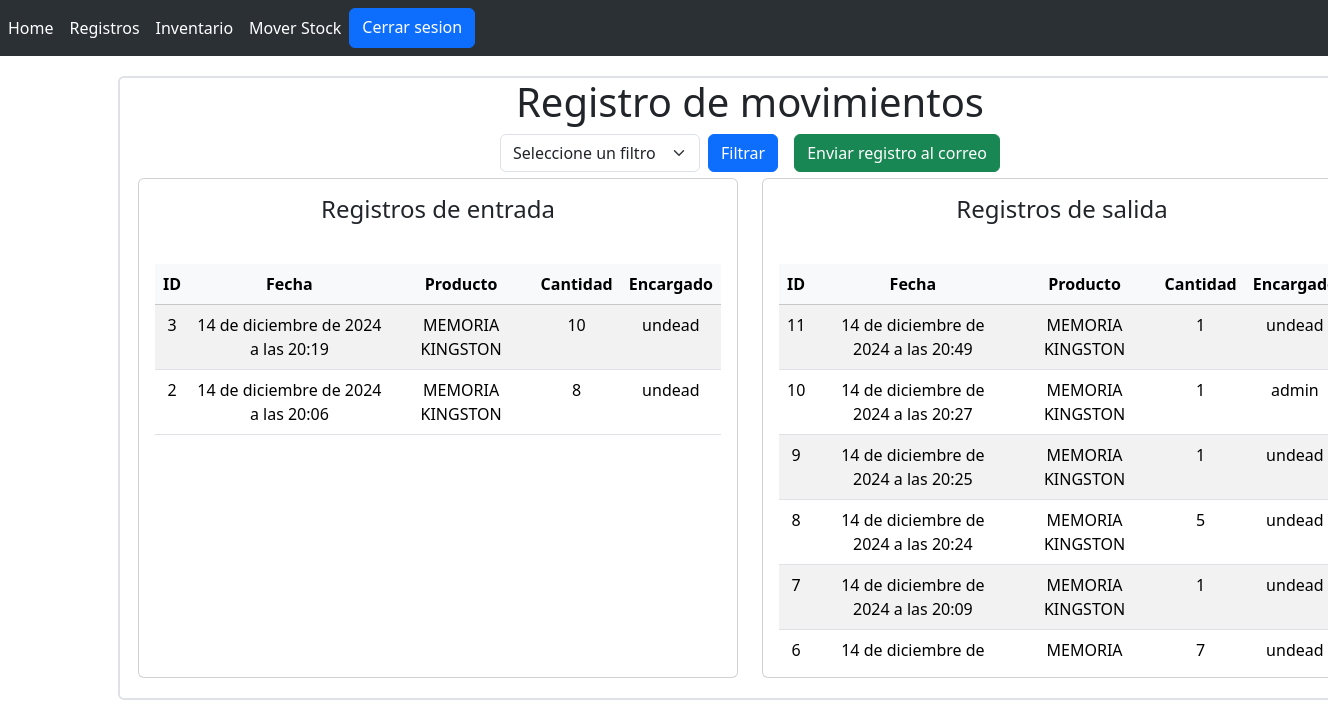
The page /records (signed in) on the database its author committed.
### crud/models.py (models this page shows, shortened)
class addMovements(models.Model):
    addmov_id=models.AutoField(primary_key=True)
    addmov_date=models.DateTimeField(auto_now_add=True)
    addmov_prodQuantity=models.PositiveIntegerField()
    product=models.ForeignKey(product, on_delete=models.CASCADE, verbose_name=("product"), default=1)
    incharge=models.ForeignKey(Profile, on_delete=models.CASCADE, verbose_name=("profile"), default=1)

class product(models.Model):
    product_id=models.AutoField(primary_key=True)
    product_name=models.CharField(max_length=50)
    product_image=models.ImageField()
    product_stock=models.PositiveIntegerField()
    product_price=models.PositiveIntegerField()
    product_desc=models.CharField(max_length=50)
    storage=models.ForeignKey(storage, on_delete=models.CASCADE, verbose_name=("storage"), default=1)

class removeMovements(models.Model):
    removemov_id=models.AutoField(primary_key=True)
    removemov_date=models.DateTimeField(auto_now_add=True)
    removemov_prodQuantity=models.PositiveIntegerField()
    product=models.ForeignKey(product, on_delete=models.CASCADE, verbose_name=("product"), default=1)
    incharge=models.ForeignKey(Profile, on_delete=models.CASCADE, verbose_name=("profile"), default=1)

### registerlogin/models.py (models this page shows, shortened)
class Profile(models.Model):
    user=models.OneToOneField(User, on_delete=models.CASCADE, related_name="profile",verbose_name="Usuario")
    image=models.ImageField(default="users/usuario_defecto.jpg", upload_to="users/",verbose_name="Imagen de perfil")
    rut=models.CharField(max_length=12,null=True,blank=True,verbose_name="Rut")
    name=models.CharField(max_length=50,null=True,blank=True,verbose_name="Nombre")
    email=models.EmailField(max_length=254, verbose_name="Correo")
    telephone=models.CharField(max_length=150,null=True,blank=True,verbose_name="Telefono")
    class Meta:
        verbose_name="perfil"
        verbose_name_plural="perfiles"
        ordering=["-id"]

### core/views.py (the view, shortened to what this page needs)
# urls.py: path('records', viewscore.records, name='records'),
def records(request):
    period=request.GET.get("periodoftime")
    if period=="day":
        today = datetime.now()
        period_start = datetime.combine(today.date(), datetime.min.time())  # 00:00:00
        period_end = datetime.combine(today.date(), datetime.max.time())    # 23:59:59
        recordsoftodayadd=addMovements.objects.filter(addmov_date__range=(period_start, period_end)).order_by('-addmov_date')
        recordsoftodayremove=removeMovements.objects.filter(removemov_date__range=(period_start, period_end)).order_by('-removemov_date')
        recordsadd=recordsoftodayadd
        recordsremove=recordsoftodayremove
        print("add",recordsadd)
        print("remove",recordsremove)
    elif period=="all":
        today = datetime.now()
        period_start=today
        period_end="Inicio"
        recordsadd=addMovements.objects.all()
        recordsremove=removeMovements.objects.all()
    else:
        today = datetime.now()
        period_start = datetime.combine(today.date(), datetime.min.time())  # 00:00:00
        period_end = datetime.combine(today.date(), datetime.max.time())    # 23:59:59
        recordsoftodayadd=addMovements.objects.filter(addmov_date__range=(period_start, period_end)).order_by('-addmov_date')
        recordsoftodayremove=removeMovements.objects.filter(removemov_date__range=(period_start, period_end)).order_by('-removemov_date')
        recordsadd=recordsoftodayadd
        recordsremove=recordsoftodayremove
    return render(request,"core/records.html",{
        "recordsadd":recordsadd,
        "recordsremove":recordsremove
    })

### core/templates/core/records.html (shortened to what this page needs)
{% extends "core/base.html" %}
{% load static %}
{% block content %}
<div class="container" style="padding-top: 20px;">
    <div class="container position-relative">
        <div class="card text-center border border-2" style="width: 79rem; height: 39rem;">
            <h1>Registro de movimientos</h1>
            <div class="d-flex justify-content-center gap-3">
                <form method="get" action="{% url 'records' %}">
                    <div class="d-flex align-items-center">
                        <select name="periodoftime" class="form-select me-2" style="width: 200px;" required>
                            <option value="" selected disabled>Seleccione un filtro</option>
                        </select>
                        <button type="submit" class="btn btn-primary">Filtrar</button>
                    </div>
                </form>
                <form method="post" action="">
                    <button type="submit" class="btn btn-success">
                         Enviar registro al correo
                    </button>
                </form>
            </div>
            <div class="card position-absolute" style="width: 600px; height: 500px; top: 100px; left: 18px;">
                <h4 class="p-3">Registros de entrada</h4>
                <div class="card-body">
                    <div class="table-responsive" style="height: 400px; overflow-y: auto;">
                        <table class="table table-striped table-hover">
                            <thead class="table-light" style="position: sticky; top: 0; z-index: 1020;">
                                <tr>
                                    <th>ID</th>
                                    <th>Fecha</th>
                                    <th>Producto</th>
                                    <th>Cantidad</th>
                                    <th>Encargado</th>
                                </tr>
                            </thead>
                            <tbody>
                                {% if recordsadd %}
                                    {% for record in recordsadd %}
                                        <tr>
                                            <td>{{ record.addmov_id }}</td>
                                            <td>{{ record.addmov_date }}</td>
                                            <td>{{ record.product.product_name }}</td>
                                            <td>{{ record.addmov_prodQuantity }}</td>
                                            <td>{{ record.incharge.user.username }}</td>
                                        </tr>
                                    {% endfor %}
                                {% else %}
                                    <tr>
                                        <td colspan="5">No hay registros disponibles.</td>
                                    </tr>
                                {% endif %}
                            </tbody>
                        </table>
                    </div>
                </div>
            </div>
            <div class="card position-absolute" style="width: 600px; height: 500px; top: 100px; right: 18px;">
                <h4 class="p-3">Registros de salida</h4>
                <div class="card-body">
                    <div class="table-responsive" style="height: 400px; overflow-y: auto;">
                        <table class="table table-striped table-hover">
                            <thead class="table-light" style="position: sticky; top: 0; z-index: 1020;">
                                <tr>
                                    <th>ID</th>
                                    <th>Fecha</th>
                                    <th>Producto</th>
                                    <th>Cantidad</th>
                                    <th>Encargado</th>
                                </tr>
                            </thead>
                            <tbody>
                                {% if recordsremove %}
                                    {% for record in recordsremove %}
                                        <tr>
                                            <td>{{ record.removemov_id }}</td>
                                            <td>{{ record.removemov_date }}</td>
                                            <td>{{ record.product.product_name }}</td>
                                            <td>{{ record.removemov_prodQuantity }}</td>
                                            <td>{{ record.incharge.user.username }}</td>
                                        </tr>
                                    {% endfor %}
                                {% else %}
                                    <tr>
                                        <td colspan="5">No hay registros disponibles.</td>
                                    </tr>
                                {% endif %}
                            </tbody>
                        </table>
                    </div>
                </div>
            </div>
        </div>
    </div>
</div>
{% endblock content %}

### rows shown on the page
addMovements: addmov_id "3", addmov_date "14 de diciembre de 2024 a las 20:19", product.product_name "MEMORIA KINGSTON", addmov_prodQuantity "10", incharge.user.username "undead"
addMovements: addmov_id "2", addmov_date "14 de diciembre de 2024 a las 20:06", product.product_name "MEMORIA KINGSTON", addmov_prodQuantity "8", incharge.user.username "undead"
removeMovements: removemov_id "11", removemov_date "14 de diciembre de 2024 a las 20:49", product.product_name "MEMORIA KINGSTON", removemov_prodQuantity "1", incharge.user.username "undead"
removeMovements: removemov_id "10", removemov_date "14 de diciembre de 2024 a las 20:27", product.product_name "MEMORIA KINGSTON", removemov_prodQuantity "1", incharge.user.username "admin"
removeMovements: removemov_id "9", removemov_date "14 de diciembre de 2024 a las 20:25", product.product_name "MEMORIA KINGSTON", removemov_prodQuantity "1", incharge.user.username "undead"
removeMovements: removemov_id "8", removemov_date "14 de diciembre de 2024 a las 20:24", product.product_name "MEMORIA KINGSTON", removemov_prodQuantity "5", incharge.user.username "undead"
removeMovements: removemov_id "7", removemov_date "14 de diciembre de 2024 a las 20:09", product.product_name "MEMORIA KINGSTON", removemov_prodQuantity "1", incharge.user.username "undead"
removeMovements: removemov_id "6", removemov_date "14 de diciembre de…", product.product_name "MEMORIA…", removemov_prodQuantity "7", incharge.user.username "undead"
